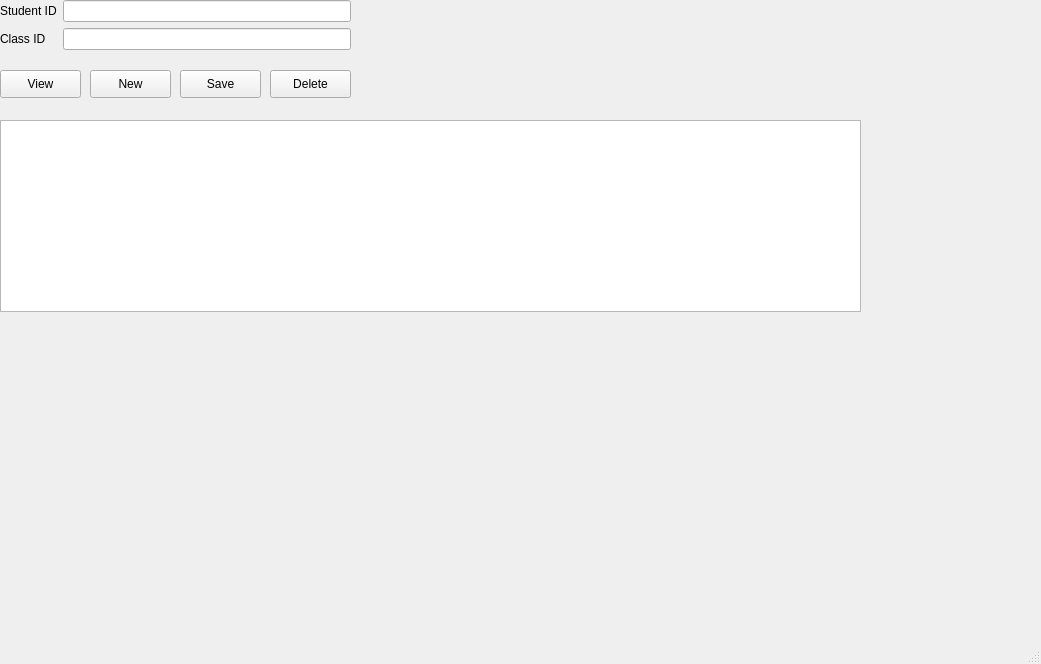
<?xml version="1.0" encoding="UTF-8"?>
<ui version="4.0">
 <class>MainWindow</class>
 <widget class="QMainWindow" name="MainWindow">
  <property name="geometry">
   <rect>
    <x>0</x>
    <y>0</y>
    <width>1041</width>
    <height>664</height>
   </rect>
  </property>
  <property name="windowTitle">
   <string>MainWindow</string>
  </property>
  <widget class="QWidget" name="centralwidget">
   <widget class="QWidget" name="formLayoutWidget">
    <property name="geometry">
     <rect>
      <x>0</x>
      <y>0</y>
      <width>351</width>
      <height>61</height>
     </rect>
    </property>
    <layout class="QFormLayout" name="formLayout">
     <item row="0" column="0">
      <widget class="QLabel" name="label">
       <property name="text">
        <string>Student ID</string>
       </property>
      </widget>
     </item>
     <item row="0" column="1">
      <widget class="QLineEdit" name="txt_studentid"/>
     </item>
     <item row="1" column="0">
      <widget class="QLabel" name="label_2">
       <property name="text">
        <string>Class ID</string>
       </property>
      </widget>
     </item>
     <item row="1" column="1">
      <widget class="QLineEdit" name="txt_classid"/>
     </item>
    </layout>
   </widget>
   <widget class="QPushButton" name="btn_new">
    <property name="geometry">
     <rect>
      <x>90</x>
      <y>70</y>
      <width>81</width>
      <height>28</height>
     </rect>
    </property>
    <property name="text">
     <string>New</string>
    </property>
   </widget>
   <widget class="QPushButton" name="btn_view">
    <property name="geometry">
     <rect>
      <x>0</x>
      <y>70</y>
      <width>81</width>
      <height>28</height>
     </rect>
    </property>
    <property name="text">
     <string>View</string>
    </property>
   </widget>
   <widget class="QPushButton" name="btn_delete">
    <property name="geometry">
     <rect>
      <x>270</x>
      <y>70</y>
      <width>81</width>
      <height>28</height>
     </rect>
    </property>
    <property name="text">
     <string>Delete</string>
    </property>
   </widget>
   <widget class="QTableWidget" name="tbl_students">
    <property name="geometry">
     <rect>
      <x>0</x>
      <y>120</y>
      <width>861</width>
      <height>192</height>
     </rect>
    </property>
   </widget>
   <widget class="QPushButton" name="btn_save">
    <property name="geometry">
     <rect>
      <x>180</x>
      <y>70</y>
      <width>81</width>
      <height>28</height>
     </rect>
    </property>
    <property name="text">
     <string>Save</string>
    </property>
   </widget>
  </widget>
  <widget class="QMenuBar" name="menubar">
   <property name="geometry">
    <rect>
     <x>0</x>
     <y>0</y>
     <width>1041</width>
     <height>26</height>
    </rect>
   </property>
  </widget>
  <widget class="QStatusBar" name="statusbar"/>
 </widget>
 <resources/>
 <connections/>
</ui>
